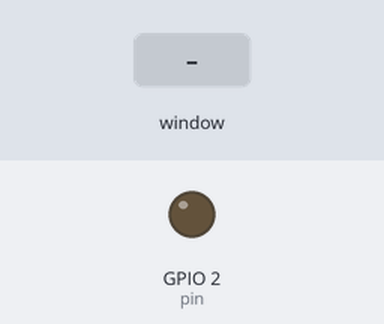
The program below on a simulated Raspberry Pi (BCM pin numbers). Shown: output pins drawn as LEDs (lit = HIGH). The test bench sets the inputs (shaded band). The desktop window is not drawn, its controls go by their first labels and the mouse button is held 0.15 s.

Above: at 1.2 s.
1.3 s: control labelled "ON" in the window clicked
At 1.9 s:
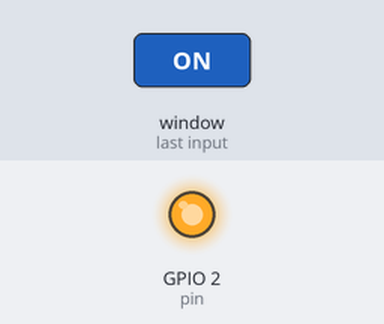
2.8 s: control labelled "OFF" in the window clicked
At 3.1 s:
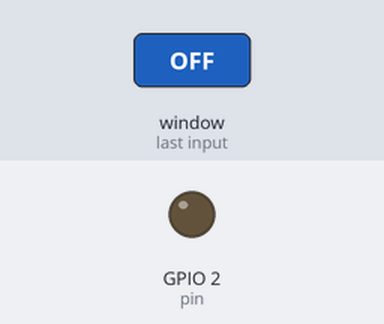
Timing chart, 0 to 5.8 s (numbered marks = the images above; inputs shaded):
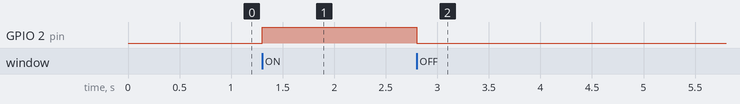

The program:

app.py
```python
import tkinter as tk
import RPi.GPIO as GPIO

pin = 2
GPIO.setmode(GPIO.BCM)
GPIO.setup(pin, GPIO.OUT)

def turn_on():
    canvas.itemconfig(circle, fill="red")
    GPIO.output(pin, GPIO.HIGH)

def turn_off():
    canvas.itemconfig(circle, fill="gray")
    GPIO.output(pin, GPIO.LOW)

window = tk.Tk()
window.title("LED Control")
window.geometry("600x400")

# Label
label = tk.Label(window, text="LED", font=("Arial", 24))
label.pack(pady=20)

# Circle image
canvas = tk.Canvas(window, width=100, height=100, highlightthickness=0, bg=window.cget("bg"))
canvas.pack()
circle = canvas.create_oval(10, 10, 90, 90, fill="gray")

# Buttons
on_button = tk.Button(window, text="ON", command=turn_on, font=("Arial", 14))
on_button.pack(pady=10)
off_button = tk.Button(window, text="OFF", command=turn_off, font=("Arial", 14))
off_button.pack(pady=10)

window.mainloop()
```

Measured:
- after the input at 1.3 s, GPIO 2 (pin): LOW → HIGH at once
- after the input at 2.8 s, GPIO 2 (pin): HIGH → LOW at once
